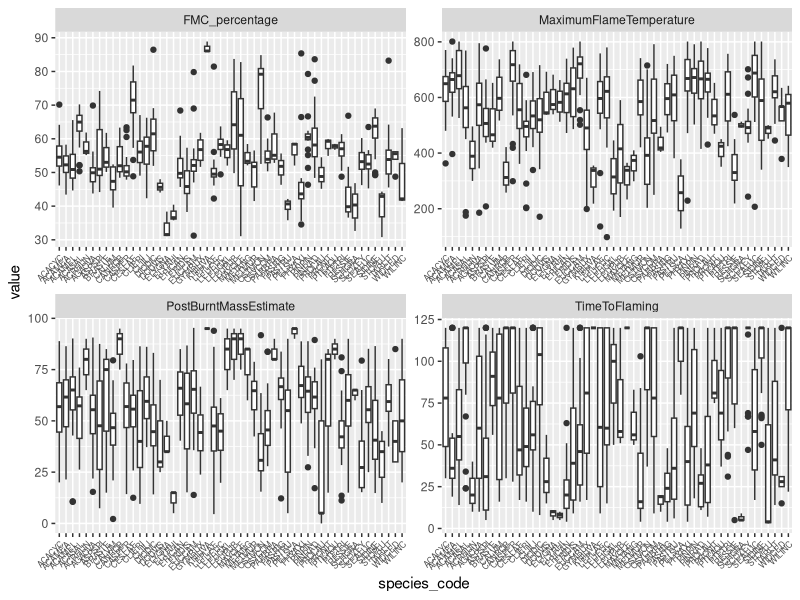
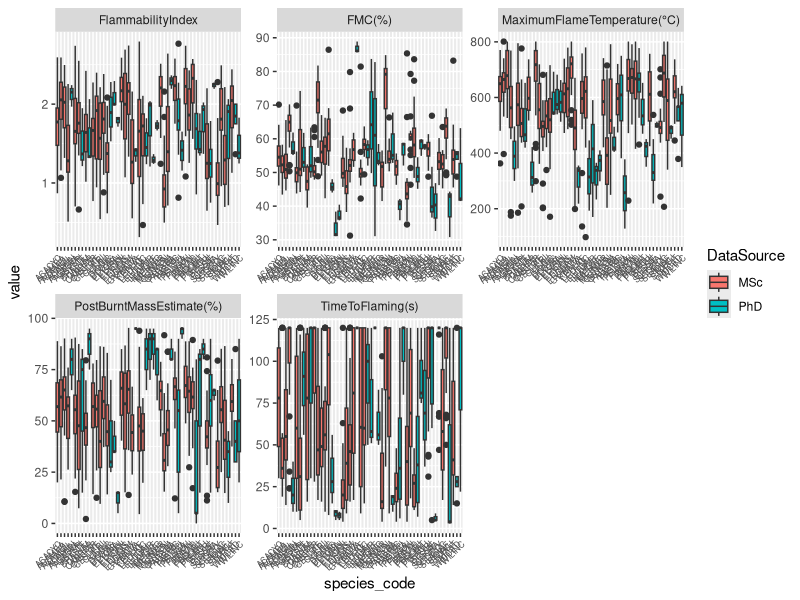
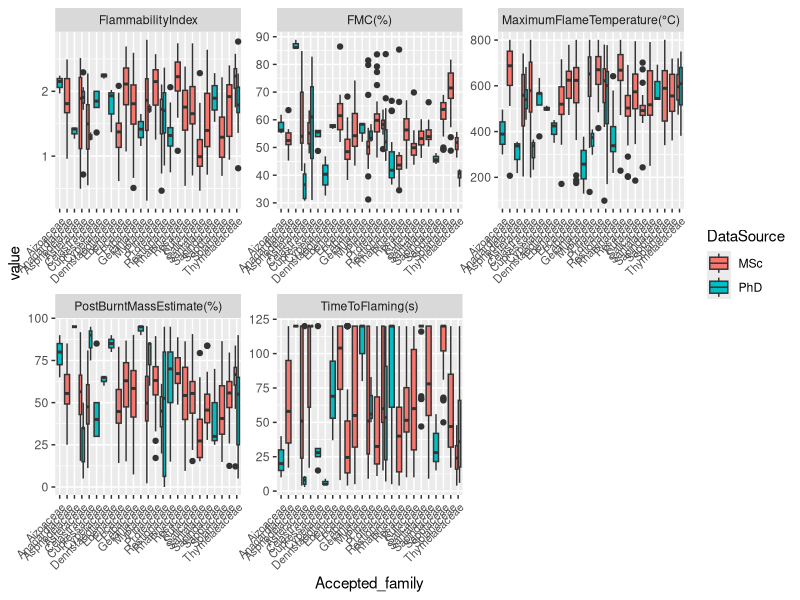
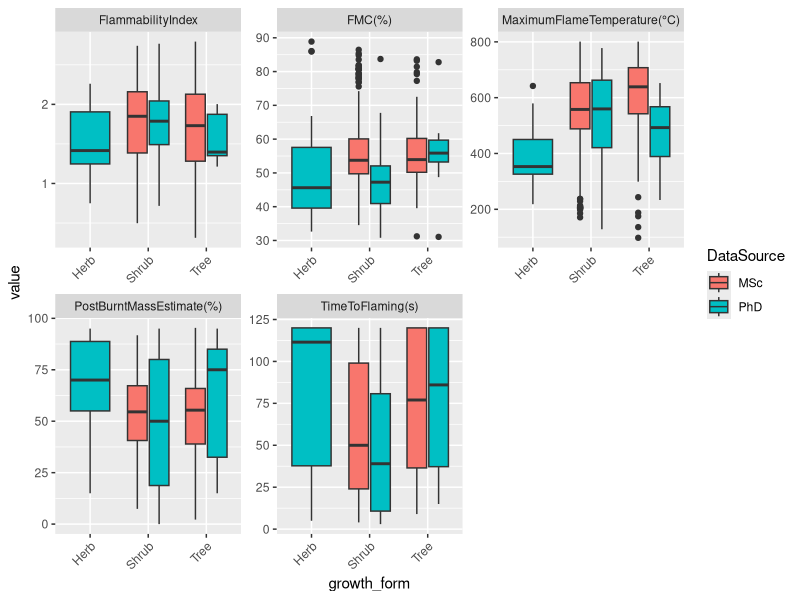
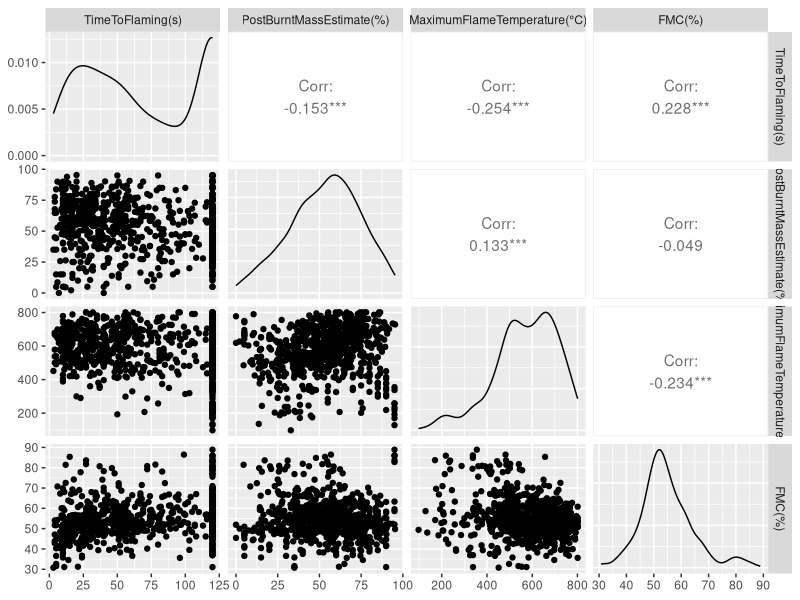
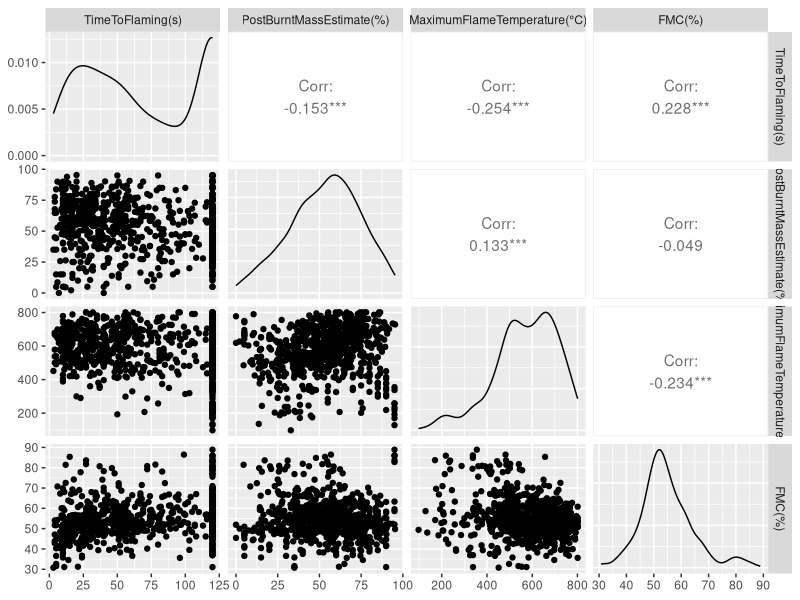
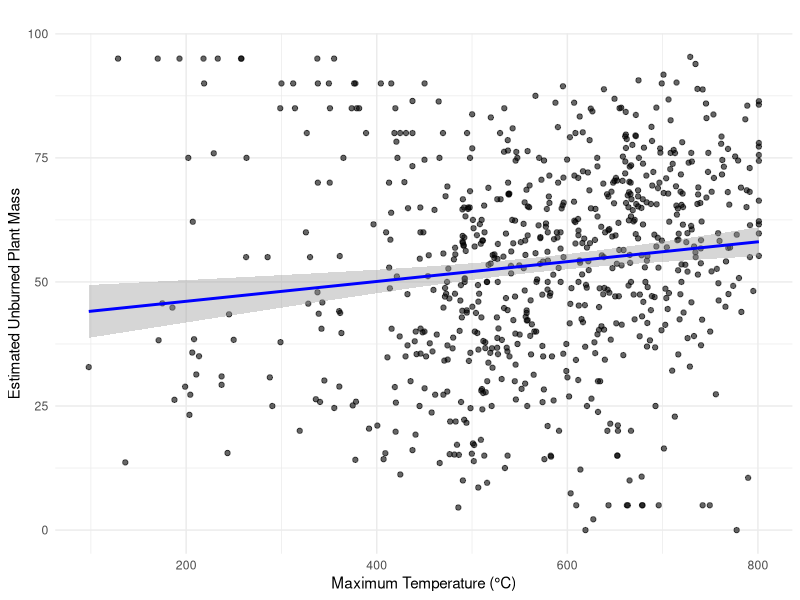

Recreate these plots in R, in order.
#
setwd("/Users/samukelisiwem/OneDrive - Nelson Mandela University/Documents/3_SCHOLARY/PhD/Data collection/Analysis/Data/")

#packages
library(tidyverse)
library(readxl) 
library(dplyr)
library(GGally)
library(hms)

#reads data
#Loads the Excel file
#Cleans and reshapes the data
#Plots faceted box plots with rotated x-axis labels
#flammability attributes varies across species
read_xlsx("01msc_cederberg_CombinedFlamm.xlsx", sheet = "Combined") %>%
  pivot_longer(cols = c("TimeToFlaming", "PostBurntMassEstimate", "MaximumFlameTemperature","FMC_percentage"),
               names_to = "variable", values_to = "value") %>%
  ggplot() +
  geom_boxplot(aes(y = value, x = species_code)) +
  theme(axis.text.x = element_text(angle = 45, hjust = 1, size = 6)) +
  facet_wrap(vars(variable), scales = "free")

CombinedOG <- read_xlsx("01msc_cederberg_CombinedFlamm.xlsx", sheet = "Combined")


#Datasource shows data from PhD / MSc
CombinedOG <- CombinedOG %>%
  mutate(
    year = substr(as.character(Date), 1, 4),
    DataSource = case_when(
      year == "2024" ~ "PhD",
      year %in% c("2018", "2019") ~ "MSc")
    )
  
#checking PhD/MSc entries
CombinedOG %>%
  count(DataSource)     #alrightee


#rename some headings
Combined02 <- CombinedOG %>%
 rename(
    `FMC(%)` = FMC_percentage,
    `TimeToFlaming(s)` = TimeToFlaming,
    `PostBurntMassEstimate(%)` = PostBurntMassEstimate,
    `MaximumFlameTemperature(°C)` = MaximumFlameTemperature
    )

#save data in long
CombinedLong <- Combined02 %>%
  pivot_longer(cols = c("TimeToFlaming(s)", "PostBurntMassEstimate(%)", "MaximumFlameTemperature(°C)", "FMC(%)", "FlammabilityIndex"),
               names_to = "variable", values_to = "value")

#boxplots on Long data
CombinedLong %>%
  ggplot() +
  geom_boxplot(aes(y = value, x = species_code, fill = DataSource)) +
  theme(axis.text.x = element_text(angle = 45, hjust = 1, size = 6)) +
  facet_wrap(vars(variable), scales = "free")

#Flamm Attriutes by family
CombinedLong %>%
  ggplot() +
  geom_boxplot(aes(y = value, x = Accepted_family, fill = DataSource)) +
  theme(axis.text.x = element_text(angle = 45, hjust = 1, size = 8)) +
  facet_wrap(vars(variable), scales = "free")

#Flamm Attriutes by growth form
CombinedLong %>%
  ggplot() +
  geom_boxplot(aes(y = value, x = growth_form, fill = DataSource)) +
  theme(axis.text.x = element_text(angle = 45, hjust = 1)) +
  facet_wrap(vars(variable), scales = "free")

# See what sheets are in the Excel workbook
excel_sheets("01msc_cederberg_CombinedFlamm.xlsx") #aaahh!

#checking class of the binary variable Blowtorch 0:no torch, 1 blowtorched
class(CombinedLong$blowtorch)

# structure overview of the entire dataframe
str(CombinedLong)

sapply(CombinedLong, class) #melikeythisone

#cederberg means
Combined02 %>% #cant use long data here because column is just value...
group_by(Site) %>%
  summarize(`FMC(%)` = mean(`FMC(%)`), 
            `TimeToFlaming(s)` = mean(`TimeToFlaming(s)`)
  )

#filtered cederberg, and selected a specific set of variables
#and arranged Temp in desc.order
Combined02 %>% 
  filter(Site == "Cederberg") %>%
  select(`Date`, `MaximumFlameTemperature(°C)`,`FMC(%)`) %>%
  arrange(desc(`MaximumFlameTemperature(°C)`))

#i want to remove some columns from data
#probably should be done before reshaping data to Long format...?
CombinedSelected04 <- Combined02 %>%
  select(-c(Taxonomic_status,TTF,`PreFireMass_(g)`, PBM,MFT,paperbagID,`fresh mass (g)`,`dried mass (g)`,))

#the way time is written here is odd in time burnt
CombinedSelected04 <- CombinedSelected04 %>%
  mutate(time_burnt = as_hms(`time burnt`)) %>%   # create new cleaned column
  select(-`time burnt`)                           # remove the original column

#may try to make long format from the recent df
CombinedLong02 <- CombinedSelected04 %>%
  pivot_longer(cols = c("TimeToFlaming(s)", "PostBurntMassEstimate(%)", "MaximumFlameTemperature(°C)", "FMC(%)", "FlammabilityIndex"),
               names_to = "variable", values_to = "value")

head(CombinedLong02)

# plot everything against everything
CombinedSelected04 %>%
  select(`Site`, `TimeToFlaming(s)`, `PostBurntMassEstimate(%)`, `MaximumFlameTemperature(°C)`, `FMC(%)`) %>%
    GGally::ggpairs(columns = 2:ncol(.))


# Select only the numeric flammability columns 
CombinedSelected04 %>%
  select(
    `TimeToFlaming(s)`,
    `PostBurntMassEstimate(%)`,
    `MaximumFlameTemperature(°C)`,
    `FMC(%)`
  ) %>%
  ggpairs()            # Only numeric columns for pairwise plots
                                
       
#maximum temperature vs postburntmass
ggplot(CombinedSelected04, aes(x = `MaximumFlameTemperature(°C)`, y = `PostBurntMassEstimate(%)`)) +
  geom_point(alpha = 0.6) +
  geom_smooth(method = "lm", se = TRUE, color = "blue") +
  labs(title = "",
       x = "Maximum Temperature (°C)",
       y = "Estimated Unburned Plant Mass") +
  theme_minimal()                              #mmh...
